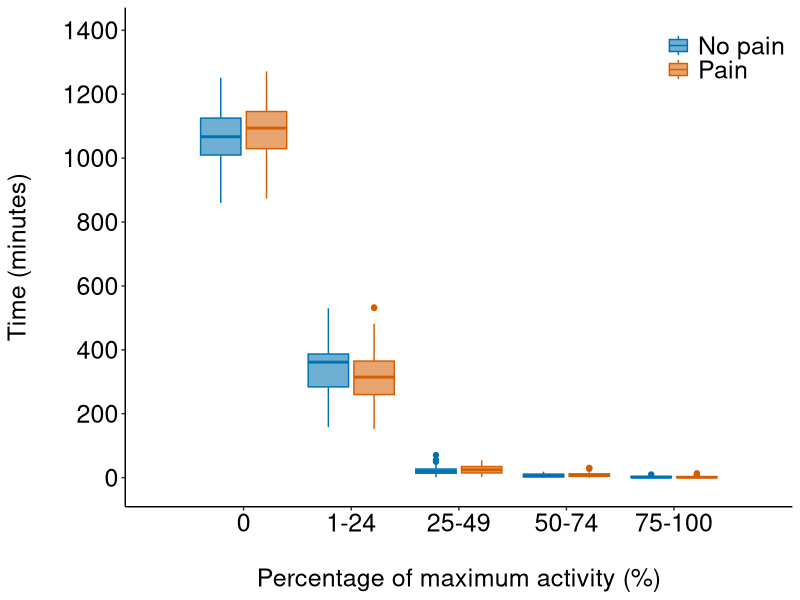

Reproduce this figure in R.
## ---- chunk 1
# Load packages
library(knitr)
library(readr)
library(dplyr)
library(ggplot2)
library(scales)
library(grid)

# knitr chunk options
opts_chunk$set(echo = FALSE,
               warning = FALSE,
               message = FALSE,
               fig.path = './figures/',
               dev = c('png', 'pdf'),
               tidy = FALSE, 
               tidy.opts = list(width.cutoff = 65))
## ---- chunk 2
q0 <- read_csv('./data/time.active.zero.csv')
q1 <- read_csv('./data/time.active.1q.csv')
q2 <- read_csv('./data/time.active.2q.csv')
q3 <- read_csv('./data/time.active.3q.csv')
q4 <- read_csv('./data/time.active.4q.csv')
## ---- chunk 3
# Create a grouping variable
group <- data.frame(quartile = c(rep(c('q0', 'q1', 'q2'), each = 68), 
                                 rep('q3', 66), # q3 only has 66 rows
                                 rep('q4', 68))) %>%
    tbl_df() # convert to tbl_df object

# Create a single dataframe with the imported data and the grouping variable
plot.data <- q0 %>%
    bind_rows(q1,q2,q3,q4) %>% # bind imported data q0 through q4 
    bind_cols(group) %>% # bind grouping variable
    select(quartile, pain, `minutes per day`) # select the columns to retain

# Quick check
glimpse(plot.data)
## ---- chunk 4
# Create a hex colour palette (colourblind friendly)
cb1 <- c("#0072B2", "#D55E00") # line colours
cb2 <- c('#6fafd3', '#e7a46f') # lighter shade for fill

# Plot the data
plot_1 <- ggplot(data = plot.data, 
               aes(x = quartile, 
                   y = `minutes per day`, 
                   fill = pain, 
                   colour = pain)) + 
    geom_boxplot(position = position_dodge(0.85)) + 
    scale_x_discrete(labels = c("0", "1-24", "25-49", "50-74", "75-100")) +
    coord_cartesian(ylim = c(-20, 1400), 
                    xlim = c(0.5,5.5)) +
    scale_y_continuous(breaks = c(0, 200, 400, 600,800,1000,1200, 1400)) +
    labs(y = "Time (minutes)\n", 
         x = "\nPercentage of maximum activity (%)") +
    scale_colour_manual(values = cb1, 
                        labels = c("No pain", "Pain")) +
    scale_fill_manual(values = cb2, 
                      labels = c("No pain", "Pain")) +
    theme(axis.text = element_text(size = 18, colour = 'black'),
          axis.title = element_text(size = 18, colour='black'),
          axis.line = element_line(colour = 'black'),
          panel.background=element_blank(),
          panel.grid = element_blank(),
          legend.title = element_blank(),
          legend.key = element_blank(),
          legend.text = element_text(size = 18),
          legend.position = c(0.9, 0.9))
plot_1
## ---- chunk 5
sessionInfo()
